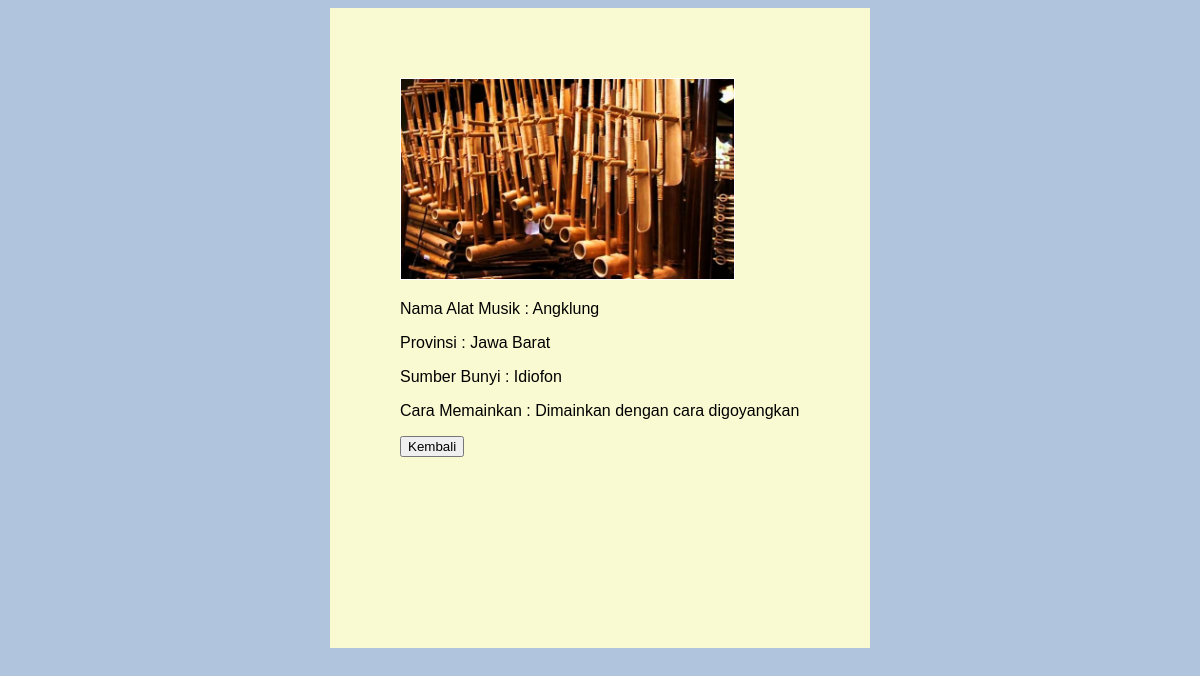
The app's page /Latihan7b/php/detail.php?id=1 with its own data.
### tables this page shows
CREATE TABLE `alat_musik` (
  `id` int(11) NOT NULL,
  `gambar` varchar(100) DEFAULT NULL,
  `nama_alat_musik` varchar(100) DEFAULT NULL,
  `provinsi` varchar(100) DEFAULT NULL,
  `sumber_bunyi` varchar(100) DEFAULT NULL,
  `cara_memainkan` varchar(100) DEFAULT NULL
);

### Latihan7b/php/functions.php (called while the page is built, shortened)
<?php
function koneksi()
{
    $conn = mysqli_connect("localhost", "root", "") or die("koneksi ke DB gagal");
    mysqli_select_db($conn, "tubes_193040159") or die("Database salah!");
    return $conn;
}
function query($query)
{
    $conn = koneksi();
    $result = mysqli_query($conn, "$query");
    $rows = [];
    while ($row = mysqli_fetch_assoc($result)) {
        $rows[] = $row;
    }
    return $rows;
}

### Latihan7b/php/detail.php (the view, shortened to what this page needs)
<?php
require 'functions.php';
$id = $_GET['id'];
$alat_musik = query("SELECT * FROM alat_musik WHERE id = $id")[0];
?>
<!DOCTYPE html>
<html lang="en">
<head>
    <link rel="stylesheet" href="../css/style.css">
</head>
<body>
    <div id="page-wrap">
        <div class="container">
            <div class="gambar">
                <img src="../assets/img/<?= $alat_musik["gambar"]; ?>" alt="">
            </div>
            <div class="keterangan">
                <p>Nama Alat Musik : <?= $alat_musik["nama_alat_musik"]; ?></p>
                <p>Provinsi : <?= $alat_musik["provinsi"]; ?></p>
                <p> Sumber Bunyi : <?= $alat_musik["sumber_bunyi"]; ?></p>
                <p>Cara Memainkan : <?= $alat_musik["cara_memainkan"]; ?></p>
            </div>
            <button class="tombol-kembali"><a href="../index.php" id="tombol">Kembali</a></button>
        </div>
    </div>
</body>
</html>

### Latihan7b/css/style.css (style rules this page uses)
body { background-color: lightsteelblue; }
.gambar img { height: 200px; border: 1px solid white; position: relative; transition: all .3s ease; -webkit-transition: all .3s ease; -moz-transition: all .3s ease; -ms-transition: all .3s ease; -o-transition: all .3s ease; }
.container { padding: 50px; }
#page-wrap { width: 500px; height: 600px; margin: 0px auto 0px auto; padding: 20px; background-color: lightgoldenrodyellow; }
#tombol { color: black; text-decoration: none; }
p { font-family: Arial, Helvetica, sans-serif; }

### records on screen
alat_musik: gambar (picture), nama_alat_musik "Angklung", provinsi "Jawa Barat", sumber_bunyi "Idiofon", cara_memainkan "Dimainkan dengan cara digoyangkan"
